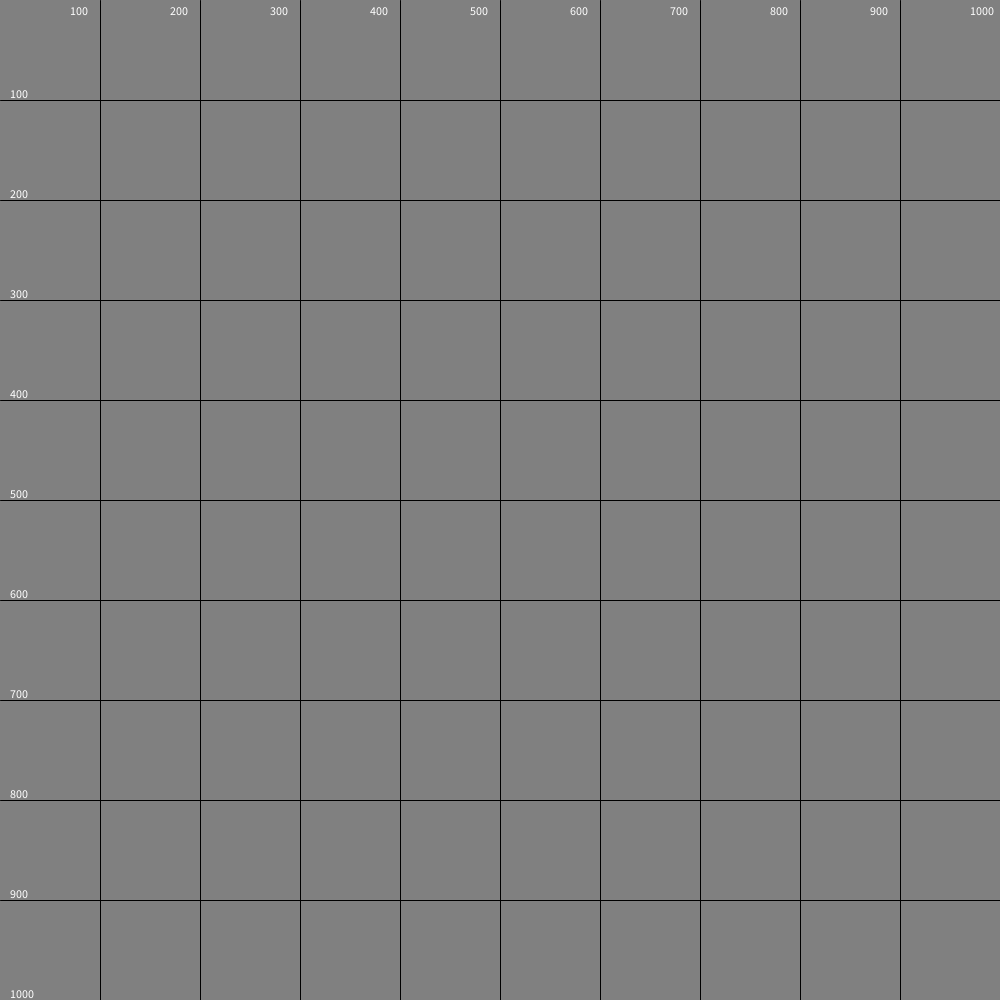
Frame 1 (no input)
Frame 60 (the mouse pressed at the canvas centre just before this capture): identical to frame 1, image omitted
Frame 120 (the mouse held since frame 60 and released just before this capture): identical to frame 1, image omitted

The Processing sketch that drew this single still picture (run headless with seeded random() and noise(); from frame 60 on, the mouse is pressed at the canvas centre):

// Processing sketch: Grid
// ── Grid.pde
//Graham Northrop

void setup() {
  size(1000,1000);
}

void draw() {
  background(128);
  drawGrid();
}

void drawGrid(){
  for(int i=100;i<=width;i=i+100) {
  line(0,i,width,i);  
  line(i,0,i,height);
  text(i,10,i-2);
  text(i,i-30,15);
  }
}
